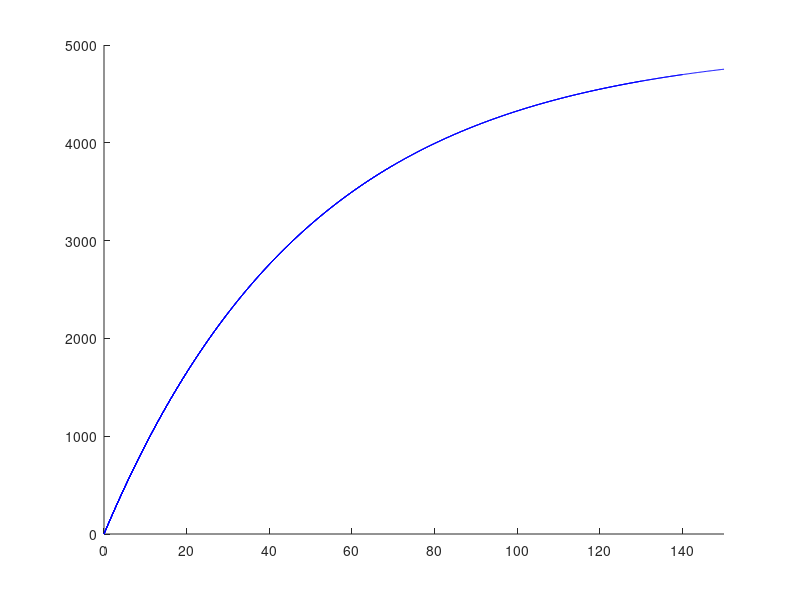

This chart was generated by the following MATLAB code:
% Charging and discharging curves for passive membrane patch
% R Rao 2007 

clear
% input current
I = 10 % nA

% capacitance and leak resistance

C = 0.1 % nF
R = 500 % M ohms
tau = R*C % = 0.1*100 nF-Mohms = 100*100 pF Mohms = 10 ms
disp('(Theoretical)')

% membrane potential equation dV/dt = - V/RC + I/C

tstop = 150; % ms

V_inf = I*R; % peak V (in mV)
tau = 0; % experimental (ms)

h = 0.2; % ms (step size)

V = 0; % mV
V_trace = [V]; % mV

for t = h:h:tstop

   % Euler method: V(t+h) = V(t) + h*dV/dt
   V = V +h*(- (V/(R*C)) + (I/C));

   % Verify membrane time constant
   if (~tau & (V > 0.6321*V_inf))
     tau = t
     disp('(Experimental)')
   end
   
   % Stop current injection 
   if (t == 0.6*tstop)
     I = 0;
   end

   V_trace = [V_trace V];
   if ~rem(t,10)
    hold on, plot(0:h:t,V_trace,'b')
     axis([0 tstop 0 V_inf])
    drawnow
   end

end
